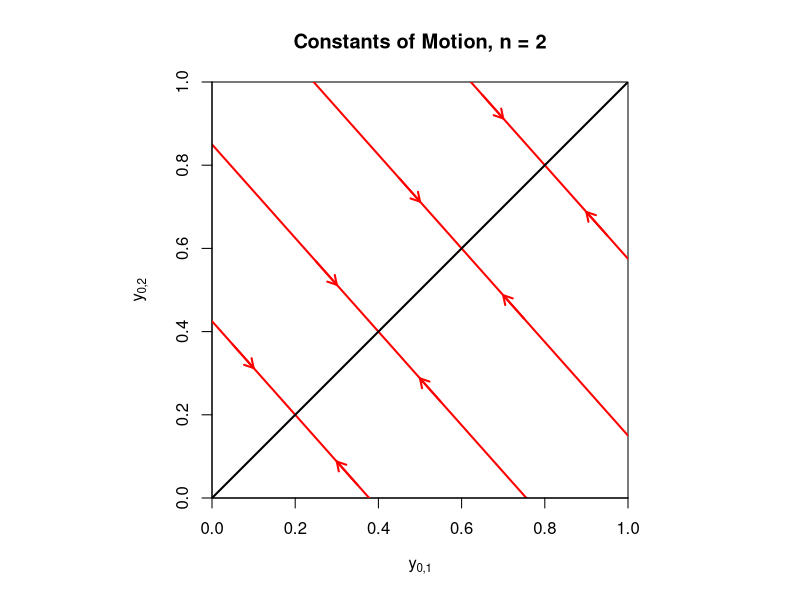

Source code (R):
# Plots for constants of motion in two dimensions
# written by Abigail D'Ovidio Long

# Parameters for fast transition rate
a_12 = 0.45
lambda = 0.4

# fixed constants 
z_1 = 0.4
z_2 = 0.6
z_3 = 0.8
z_4 = 0.2


#initiate values
y_01   <- 0:1
mat <- cbind(A = 1/lambda*(z_1*(a_12+lambda) - a_12*y_01), C = 1/lambda*(z_2*(a_12+lambda) - a_12*y_01), D = 1/lambda*(z_3*(a_12+lambda) - a_12*y_01), C = 1/lambda*(z_4*(a_12+lambda) - a_12*y_01), B = y_01)

# plot 
cols <- c("red", "red", "red", "red", 'black')
par(pty = "s")
matplot(y_01, mat, type = "l", lty = 1, lwd = 2, col = cols, 
        xlim = c(0,1), ylim = c(0,1),  xaxs = "i",
        yaxs = "i", main = "Constants of Motion, n = 2",
        xlab = expression(y["0,1"]), ylab = expression(y["0,2"]))
arrows(x0 = 0.35, y0 = 0.03125, x1 = .3, y1 = .0875, # values calculated from lines
       col = "red",          
       lwd = 2,               
       length = 0.1,         
       code = 2)              # sets head at start
arrows(x0 = 0.05, y0 = .36875, x1 = .1, y1 = .3125, 
       col = "red",          
       lwd = 2,              
       length = 0.1,         
       code = 2)              
arrows(x0 = 0.55, y0 = .23125, x1 = .5, y1 = .2875, 
       col = "red",          
       lwd = 2,               
       length = 0.1,         
       code = 2)             
arrows(x0 = 0.25, y0 = .56875, x1 = .3, y1 = .5125, 
       col = "red",         
       lwd = 2,              
       length = 0.1,        
       code = 2)              
arrows(x0 = 0.75, y0 = .43125, x1 = .7, y1 = .4875, 
       col = "red",          
       lwd = 2,               
       length = 0.1,        
       code = 2)              
arrows(x0 = .45, y0 = .76875, x1 = .5, y1 = .7125, 
       col = "red",          
       lwd = 2,               
       length = 0.1,         
       code = 2)              
arrows(x0 = .95, y0 = .63125, x1 = .9, y1 = .6875, 
       col = "red",         
       lwd = 2,               
       length = 0.1,         
       code = 2)              
arrows(x0 = 0.65, y0 = .96875, x1 = .7, y1 = .9125, 
       col = "red",          
       lwd = 2,               
       length = 0.1,         
       code = 2)              
